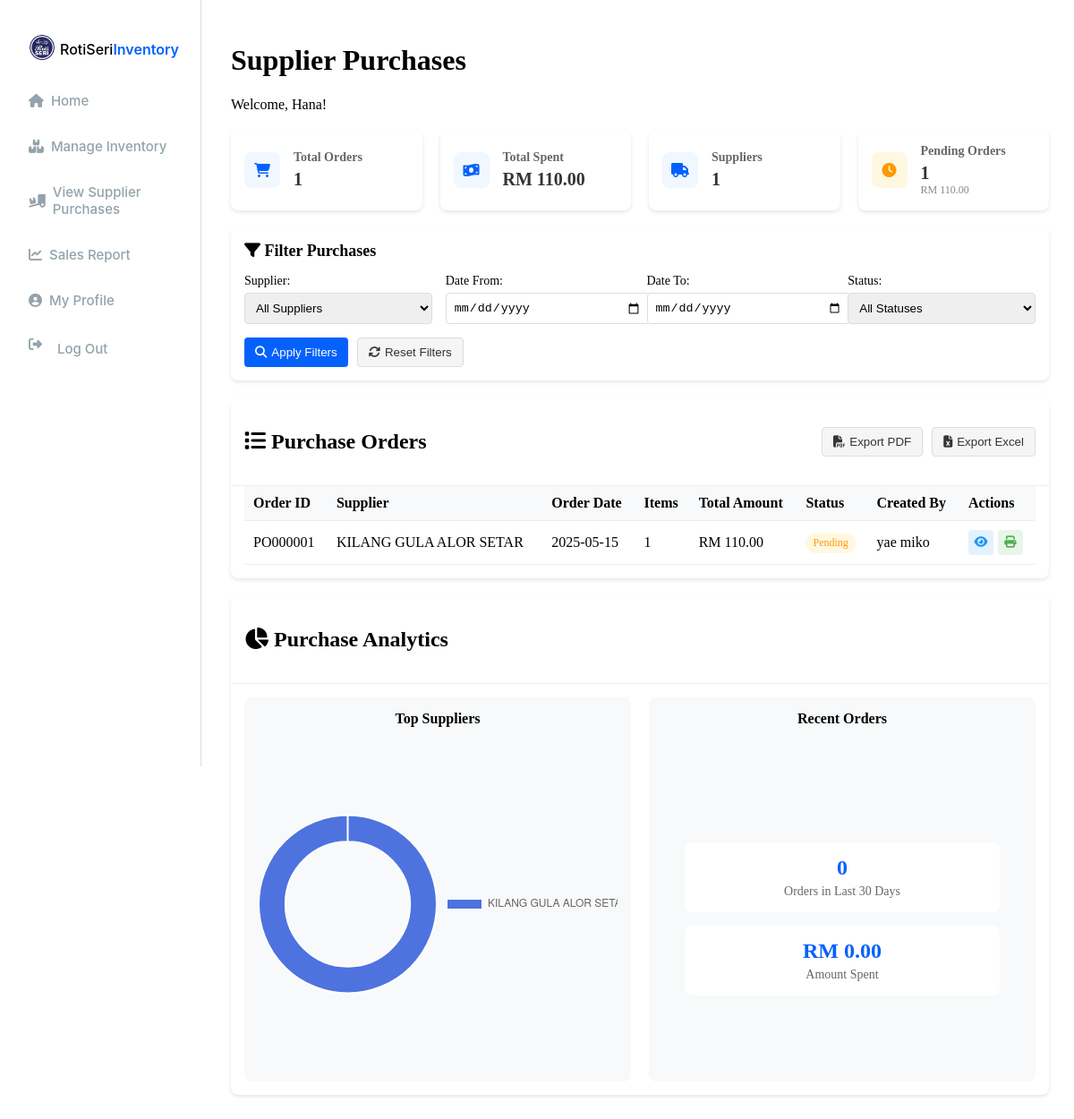
The page /imanager_supplierpurchase.php (signed in) on the database its author committed.
### tables this page shows
CREATE TABLE `users` (
  `userID` varchar(50) NOT NULL,
  `username` varchar(100) NOT NULL,
  `fullName` varchar(255) NOT NULL,
  `email` varchar(255) NOT NULL,
  `phoneNumber` varchar(20) NOT NULL,
  `address` text NOT NULL,
  `password` varchar(255) NOT NULL,
  `role` enum('Administrator','Inventory Manager','Bakery Staff') NOT NULL,
  `created_at` timestamp NOT NULL DEFAULT current_timestamp()
);

CREATE TABLE `orders` (
  `order_id` varchar(10) NOT NULL,
  `order_type` enum('Purchase','Sales') NOT NULL,
  `customer_name` varchar(100) DEFAULT NULL,
  `order_date` date NOT NULL,
  `status` enum('Pending','Processing','Completed','Cancelled') NOT NULL DEFAULT 'Pending',
  `total_amount` decimal(10,2) NOT NULL DEFAULT 0.00,
  `created_by` varchar(50) DEFAULT NULL,
  `created_at` datetime NOT NULL DEFAULT current_timestamp()
);

### imanager_supplierpurchase.php (the view, shortened to what this page needs)
<?php
include 'db_connection.php';
$userID = $_SESSION['userID'];
$sql = "SELECT fullName FROM users WHERE userID = ?";
$stmt = $conn->prepare($sql);
$stmt->bind_param("s", $userID);
$stmt->execute();
$result = $stmt->get_result();
if ($row = $result->fetch_assoc()) {
    $fullName = $row['fullName'];
} else {
    $fullName = "Inventory Manager";
}
$dateFrom = isset($_GET['date_from']) ? $_GET['date_from'] : '';
$dateTo = isset($_GET['date_to']) ? $_GET['date_to'] : '';
$query = "SELECT o.*, u.fullName as created_by_name,
         (SELECT COUNT(*) FROM order_items WHERE order_id = o.order_id) as item_count
         FROM orders o
         LEFT JOIN users u ON o.created_by = u.userID
         WHERE o.order_type = 'Purchase'";
$query .= " ORDER BY o.order_date DESC";
$stmt = $conn->prepare($query);
$stmt->execute();
$result = $stmt->get_result();
$totalQuery = "SELECT COUNT(*) as total_orders, SUM(total_amount) as total_spent,
              COUNT(DISTINCT customer_name) as supplier_count
              FROM orders WHERE order_type = 'Purchase'";
$totalResult = $conn->query($totalQuery);
$totalStats = $totalResult->fetch_assoc();
$recentQuery = "SELECT COUNT(*) as recent_orders, SUM(total_amount) as recent_spent
               FROM orders
               WHERE order_type = 'Purchase'
               AND status = 'Completed'
               AND order_date >= DATE_SUB(CURDATE(), INTERVAL 30 DAY)";
$recentResult = $conn->query($recentQuery);
$recentStats = $recentResult->fetch_assoc();
$pendingQuery = "SELECT COUNT(*) as pending_orders, SUM(total_amount) as pending_amount
                FROM orders
                WHERE order_type = 'Purchase'
                AND status = 'Pending'";
$pendingResult = $conn->query($pendingQuery);
$pendingStats = $pendingResult->fetch_assoc();
$topSuppliersQuery = "SELECT customer_name, COUNT(*) as order_count, SUM(total_amount) as total_spent
                     FROM orders
                     WHERE order_type = 'Purchase'
                     GROUP BY customer_name
                     ORDER BY order_count DESC
                     LIMIT 5";
$topSuppliersResult = $conn->query($topSuppliersQuery);
?>
<!DOCTYPE html>
<html lang="en">
<head>
    <link rel="stylesheet" href="admin_dashboard.css">
    <link rel="stylesheet" href="sidebar.css">
    <link rel="stylesheet" href="https://cdnjs.cloudflare.com/ajax/libs/font-awesome/6.5.1/css/all.min.css">
</head>
<body>
    <div class="sidebar-container">
        <div class="header-section">
            <div class="company-logo">
                <img src="image/icon/logo.png" class="logo-icon" alt="Company Logo">
                <div class="company-text">
                    <span class="company-name">RotiSeri</span>
                    <span class="company-name2">Inventory</span>
                </div>
            </div>
            <nav class="nav-container" role="navigation">
                <a href="imanager_dashboard.php" class="nav-item">
                    <i class="fas fa-home"></i>
                    <div class="nav-text">Home</div>
                </a>
                <a href="imanager_invmanagement.php" class="nav-item">
                    <i class="fas fa-boxes"></i>
                    <div class="nav-text">Manage Inventory</div>
                </a>
                <a href="imanager_supplierpurchase.php" class="nav-item active">
                    <i class="fas fa-truck-loading"></i>
                    <div class="nav-text">View Supplier Purchases</div>
                </a>
                <a href="imanager_salesreport.php" class="nav-item">
                    <i class="fas fa-chart-line"></i>
                    <div class="nav-text">Sales Report</div>
                </a>
                <a href="profile.php" class="nav-item">
                    <i class="fas fa-user-circle"></i>
                    <div class="nav-text">My Profile</div>
                </a>
                <a href="logout.php" class="nav-item">
                    <i class="fas fa-sign-out-alt nav-icon"></i>
                    <div class="nav-text">Log Out</div>
                </a>
            </nav>
        </div>
        <div class="footer-section"></div>
    </div>
    <div class="main-content">
        <div class="dashboard-header">
            <h1>Supplier Purchases</h1>
            <p>Welcome, <?php echo htmlspecialchars($fullName); ?>!</p>
        </div>
        <div class="stats-container">
            <div class="stat-card">
                <div class="stat-icon">
                    <i class="fas fa-shopping-cart"></i>
                </div>
                <div class="stat-details">
                    <h3>Total Orders</h3>
                    <p class="stat-value"><?php echo number_format($totalStats['total_orders']); ?></p>
                </div>
            </div>
            <div class="stat-card">
                <div class="stat-icon">
                    <i class="fas fa-money-bill-wave"></i>
                </div>
                <div class="stat-details">
                    <h3>Total Spent</h3>
                    <p class="stat-value">RM <?php echo number_format($totalStats['total_spent'], 2); ?></p>
                </div>
            </div>
            <div class="stat-card">
                <div class="stat-icon">
                    <i class="fas fa-truck"></i>
                </div>
                <div class="stat-details">
                    <h3>Suppliers</h3>
                    <p class="stat-value"><?php echo number_format($totalStats['supplier_count']); ?></p>
                </div>
            </div>
            <div class="stat-card">
                <div class="stat-icon pending-icon">
                    <i class="fas fa-clock"></i>
                </div>
                <div class="stat-details">
                    <h3>Pending Orders</h3>
                    <p class="stat-value"><?php echo number_format($pendingStats['pending_orders']); ?></p>
                    <p class="stat-subtext">RM <?php echo number_format($pendingStats['pending_amount'], 2); ?></p>
                </div>
            </div>
        </div>
        <div class="filter-section">
            <h2><i class="fas fa-filter"></i> Filter Purchases</h2>
            <form method="GET" action="imanager_supplierpurchase.php" id="filterForm">
                <div class="filter-group">
                    <label for="supplier">Supplier:</label>
                    <select name="supplier" id="supplier">
                        <option value="">All Suppliers</option>
                    </select>
                </div>
                <div class="filter-group">
                    <label for="date_from">Date From:</label>
                    <input type="date" name="date_from" id="date_from" value="<?php echo $dateFrom; ?>">
                </div>
                <div class="filter-group">
                    <label for="date_to">Date To:</label>
                    <input type="date" name="date_to" id="date_to" value="<?php echo $dateTo; ?>">
                </div>
                <div class="filter-group">
                    <label for="status">Status:</label>
                    <select name="status" id="status">
                        <option value="">All Statuses</option>
                    </select>
                </div>
                <div class="filter-buttons">
                    <button type="submit" class="filter-btn apply-btn"><i class="fas fa-search"></i> Apply Filters</button>
                    <button type="button" class="filter-btn reset-btn" id="resetFilters"><i class="fas fa-sync"></i> Reset Filters</button>
                </div>
            </form>
        </div>
        <div class="purchases-table-container">
            <div class="table-header">
                <h2><i class="fas fa-list"></i> Purchase Orders</h2>
                <div class="table-actions">
                    <button class="export-btn" id="exportPDF"><i class="fas fa-file-pdf"></i> Export PDF</button>
                    <button class="export-btn" id="exportExcel"><i class="fas fa-file-excel"></i> Export Excel</button>
                </div>
            </div>
            <div class="table-responsive">
                <table class="purchases-table">
                    <thead>
                        <tr>
                            <th>Order ID</th>
                            <th>Supplier</th>
                            <th>Order Date</th>
                            <th>Items</th>
                            <th>Total Amount</th>
                            <th>Status</th>
                            <th>Created By</th>
                            <th>Actions</th>
                        </tr>
                    </thead>
                    <tbody>
                        <?php if ($result->num_rows > 0): ?>
                            <?php while ($row = $result->fetch_assoc()): ?>
                                <tr>
                                    <td><?php echo htmlspecialchars($row['order_id']); ?></td>
                                    <td><?php echo htmlspecialchars($row['customer_name']); ?></td>
                                    <td><?php echo htmlspecialchars($row['order_date']); ?></td>
                                    <td><?php echo htmlspecialchars($row['item_count']); ?></td>
                                    <td>RM <?php echo number_format($row['total_amount'], 2); ?></td>
                                    <td>
                                        <span class="status-badge status-<?php echo strtolower($row['status']); ?>">
                                            <?php echo htmlspecialchars($row['status']); ?>
                                        </span>
                                    </td>
                                    <td><?php echo htmlspecialchars($row['created_by_name']); ?></td>
                                    <td>
                                        <div class="action-buttons">
                                            <button class="action-btn view-btn" data-id="<?php echo $row['order_id']; ?>"
                                                    onclick="viewPurchaseDetails('<?php echo $row['order_id']; ?>')">
                                                <i class="fas fa-eye"></i>
                                            </button>
                                            <button class="action-btn print-btn" data-id="<?php echo $row['order_id']; ?>"
                                                    onclick="printPurchaseOrder('<?php echo $row['order_id']; ?>')">
                                                <i class="fas fa-print"></i>
                                            </button>
                                        </div>
                                    </td>
                                </tr>
                            <?php endwhile; ?>
                        <?php else: ?>
                            <tr>
                                <td colspan="8" class="no-records">No purchase orders found</td>
                            </tr>
                        <?php endif; ?>
                    </tbody>
                </table>
            </div>
        </div>
        <div class="analytics-section">
            <div class="analytics-header">
                <h2><i class="fas fa-chart-pie"></i> Purchase Analytics</h2>
            </div>
            <div class="analytics-container">
                <div class="chart-box">
                    <h3>Top Suppliers</h3>
                    <canvas id="topSuppliersChart"></canvas>
                </div>
                <div class="chart-box">
                    <h3>Recent Orders</h3>
                    <div class="recent-stats">
                        <div class="recent-stat">
                            <span class="recent-value"><?php echo number_format($recentStats['recent_orders']); ?></span>
                            <span class="recent-label">Orders in Last 30 Days</span>
                        </div>
                        <div class="recent-stat">
                            <span class="recent-value">RM <?php echo number_format($recentStats['recent_spent'], 2); ?></span>
                            <span class="recent-label">Amount Spent</span>
                        </div>
                    </div>
                </div>
            </div>
        </div>
    </div>
    <script>
        // Data for Top Suppliers Chart
        const topSuppliersData = {
            labels: [
                <?php
                $topSupplierNames = [];
                $topSupplierCounts = [];
                $topSupplierColors = ['#4e73df', '#1cc88a', '#36b9cc', '#f6c23e', '#e74a3b'];
                $topSuppliersResult->data_seek(0);
                $i = 0;
                while ($supplier = $topSuppliersResult->fetch_assoc()) {
                    $topSupplierNames[] = "'" . addslashes($supplier['customer_name']) . "'";
                    $topSupplierCounts[] = $supplier['order_count'];
                    $i++;
                }
                echo implode(", ", $topSupplierNames);
                ?>
            ],
            values: [<?php echo implode(", ", $topSupplierCounts); ?>],
            colors: <?php echo json_encode($topSupplierColors); ?>
        };
        // Initialize Charts on page load
        document.addEventListener('DOMContentLoaded', function() {
            // Top Suppliers Chart
            const topSuppliersCtx = document.getElementById('topSuppliersChart').getContext('2d');
            new Chart(topSuppliersCtx, {
                type: 'doughnut',
                data: {
                    labels: topSuppliersData.labels,
                    datasets: [{
                        data: topSuppliersData.values,
                        backgroundColor: topSuppliersData.colors,
                        hoverBackgroundColor: topSuppliersData.colors,
                        hoverBorderColor: "rgba(234, 236, 244, 1)",
                    }]
                },
                options: {
                    maintainAspectRatio: false,
                    plugins: {
                        legend: {
                            position: 'right',
                        }
                    },
                    cutout: '70%',
                }
            });
        });
    </script>
</body>
</html>

### admin_dashboard.css (style rules this page uses)
.main-content { margin-left: 230px; padding: 20px; z-index: 1; }
.dashboard-header { margin-bottom: 20px; }

### sidebar.css (style rules this page uses)
.sidebar-container { justify-content: space-between; background: var(--Main-White, #fff); display: flex; flex-grow: 1; flex-direction: column; width: 160px; height: 100vh; position: fixed; left: 0; top: 0; border-right: 1px solid #ddd; padding: 28px 32px; flex-shrink: 0; z-index: 0; }
.header-section { display: flex; flex-direction: column; width: 100%; justify-content: start; }
.company-logo { display: flex; width: 180px; max-width: 100%; align-items: center; gap: 5px; justify-content: start; padding-top: 10px; }
.logo-icon { width: 30px; height: 30px; object-fit: contain; }
.company-text { display: flex; flex-direction: row; }
.company-name { font: 500 15px 'Inter', sans-serif; font-size: medium; padding-top: 3px; }
.company-name2 { font: 600 15px 'Inter', sans-serif; font-size: medium; color: rgba(5, 97, 252, 1); padding-top: 3px; }
.nav-container { display: flex; margin-top: 35px; flex-direction: column; color: rgba(147, 163, 171, 1); font: 500 15px 'Inter', sans-serif; }
.nav-item { display: flex; align-items: center; gap: 8px; margin-top: 32px; cursor: pointer; color: #93A3AB; text-decoration: none; }
.nav-item:first-child { margin-top: 0; }
.nav-icon { width: 24px; aspect-ratio: 1; object-fit: contain; fill: #93A3AB; }
.footer-section { display: flex; min-height: 80px; align-items: center; justify-content: center; margin-top: auto; }

### rows shown on the page
users: fullName "Hana"
orders: order_id "PO000001", customer_name "KILANG GULA ALOR SETAR", order_date "2025-05-15", item_count "1", total_amount "110.00", status "Pending", created_by.fullName "yae miko"

### other values the page prints
$totalStats['total_orders'] "1"
$totalStats['total_spent'] "110.00"
$totalStats['supplier_count'] "1"
$pendingStats['pending_orders'] "1"
$pendingStats['pending_amount'] "110.00"
$recentStats['recent_orders'] "0"
$recentStats['recent_spent'] "0.00"
chart data {{ implode(", ", $topSupplierNames) }} 'KILANG GULA ALOR SETAR'
